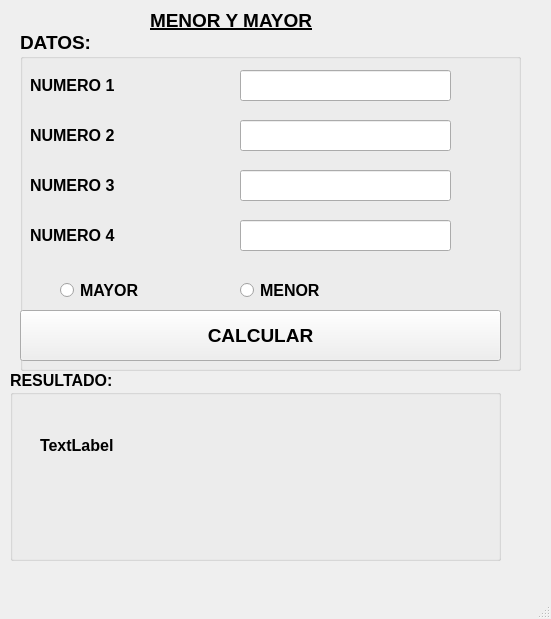
<?xml version="1.0" encoding="UTF-8"?>
<ui version="4.0">
 <class>MainWindow</class>
 <widget class="QMainWindow" name="MainWindow">
  <property name="geometry">
   <rect>
    <x>0</x>
    <y>0</y>
    <width>551</width>
    <height>619</height>
   </rect>
  </property>
  <property name="windowTitle">
   <string>MainWindow</string>
  </property>
  <widget class="QWidget" name="centralwidget">
   <widget class="QLabel" name="label">
    <property name="geometry">
     <rect>
      <x>150</x>
      <y>0</y>
      <width>231</width>
      <height>41</height>
     </rect>
    </property>
    <property name="font">
     <font>
      <pointsize>14</pointsize>
      <weight>75</weight>
      <italic>false</italic>
      <bold>true</bold>
      <underline>true</underline>
      <strikeout>false</strikeout>
     </font>
    </property>
    <property name="text">
     <string>MENOR Y MAYOR</string>
    </property>
   </widget>
   <widget class="QGroupBox" name="groupBox">
    <property name="geometry">
     <rect>
      <x>20</x>
      <y>30</y>
      <width>501</width>
      <height>341</height>
     </rect>
    </property>
    <property name="font">
     <font>
      <pointsize>14</pointsize>
      <weight>75</weight>
      <bold>true</bold>
     </font>
    </property>
    <property name="title">
     <string>DATOS:</string>
    </property>
    <widget class="QRadioButton" name="RBMAYOR">
     <property name="geometry">
      <rect>
       <x>40</x>
       <y>250</y>
       <width>161</width>
       <height>21</height>
      </rect>
     </property>
     <property name="font">
      <font>
       <pointsize>12</pointsize>
       <weight>75</weight>
       <bold>true</bold>
      </font>
     </property>
     <property name="text">
      <string>MAYOR</string>
     </property>
    </widget>
    <widget class="QLabel" name="label_2">
     <property name="geometry">
      <rect>
       <x>10</x>
       <y>40</y>
       <width>111</width>
       <height>31</height>
      </rect>
     </property>
     <property name="font">
      <font>
       <pointsize>12</pointsize>
       <weight>75</weight>
       <bold>true</bold>
      </font>
     </property>
     <property name="text">
      <string>NUMERO 1</string>
     </property>
    </widget>
    <widget class="QLabel" name="label_3">
     <property name="geometry">
      <rect>
       <x>10</x>
       <y>90</y>
       <width>111</width>
       <height>31</height>
      </rect>
     </property>
     <property name="font">
      <font>
       <pointsize>12</pointsize>
       <weight>75</weight>
       <bold>true</bold>
      </font>
     </property>
     <property name="text">
      <string>NUMERO 2</string>
     </property>
    </widget>
    <widget class="QRadioButton" name="RBMENOR">
     <property name="geometry">
      <rect>
       <x>220</x>
       <y>250</y>
       <width>161</width>
       <height>21</height>
      </rect>
     </property>
     <property name="font">
      <font>
       <pointsize>12</pointsize>
       <weight>75</weight>
       <bold>true</bold>
      </font>
     </property>
     <property name="text">
      <string>MENOR</string>
     </property>
    </widget>
    <widget class="QLineEdit" name="lineEdit">
     <property name="geometry">
      <rect>
       <x>220</x>
       <y>40</y>
       <width>211</width>
       <height>31</height>
      </rect>
     </property>
    </widget>
    <widget class="QLineEdit" name="lineEdit_2">
     <property name="geometry">
      <rect>
       <x>220</x>
       <y>90</y>
       <width>211</width>
       <height>31</height>
      </rect>
     </property>
    </widget>
    <widget class="QLabel" name="label_4">
     <property name="geometry">
      <rect>
       <x>10</x>
       <y>140</y>
       <width>111</width>
       <height>31</height>
      </rect>
     </property>
     <property name="font">
      <font>
       <pointsize>12</pointsize>
       <weight>75</weight>
       <bold>true</bold>
      </font>
     </property>
     <property name="text">
      <string>NUMERO 3</string>
     </property>
    </widget>
    <widget class="QLabel" name="label_5">
     <property name="geometry">
      <rect>
       <x>10</x>
       <y>190</y>
       <width>111</width>
       <height>31</height>
      </rect>
     </property>
     <property name="font">
      <font>
       <pointsize>12</pointsize>
       <weight>75</weight>
       <bold>true</bold>
      </font>
     </property>
     <property name="text">
      <string>NUMERO 4</string>
     </property>
    </widget>
    <widget class="QLineEdit" name="lineEdit_3">
     <property name="geometry">
      <rect>
       <x>220</x>
       <y>140</y>
       <width>211</width>
       <height>31</height>
      </rect>
     </property>
    </widget>
    <widget class="QLineEdit" name="lineEdit_4">
     <property name="geometry">
      <rect>
       <x>220</x>
       <y>190</y>
       <width>211</width>
       <height>31</height>
      </rect>
     </property>
    </widget>
    <widget class="QPushButton" name="PBCALCULA2">
     <property name="geometry">
      <rect>
       <x>0</x>
       <y>280</y>
       <width>481</width>
       <height>51</height>
      </rect>
     </property>
     <property name="font">
      <font>
       <pointsize>14</pointsize>
       <weight>75</weight>
       <bold>true</bold>
      </font>
     </property>
     <property name="text">
      <string>CALCULAR</string>
     </property>
    </widget>
   </widget>
   <widget class="QGroupBox" name="groupBox_2">
    <property name="geometry">
     <rect>
      <x>10</x>
      <y>370</y>
      <width>491</width>
      <height>191</height>
     </rect>
    </property>
    <property name="font">
     <font>
      <pointsize>12</pointsize>
      <weight>75</weight>
      <bold>true</bold>
     </font>
    </property>
    <property name="title">
     <string>RESULTADO:</string>
    </property>
    <widget class="QLabel" name="label_6">
     <property name="geometry">
      <rect>
       <x>30</x>
       <y>40</y>
       <width>541</width>
       <height>71</height>
      </rect>
     </property>
     <property name="text">
      <string>TextLabel</string>
     </property>
    </widget>
   </widget>
  </widget>
  <widget class="QMenuBar" name="menubar">
   <property name="geometry">
    <rect>
     <x>0</x>
     <y>0</y>
     <width>551</width>
     <height>26</height>
    </rect>
   </property>
  </widget>
  <widget class="QStatusBar" name="statusbar"/>
 </widget>
 <resources/>
 <connections/>
</ui>
